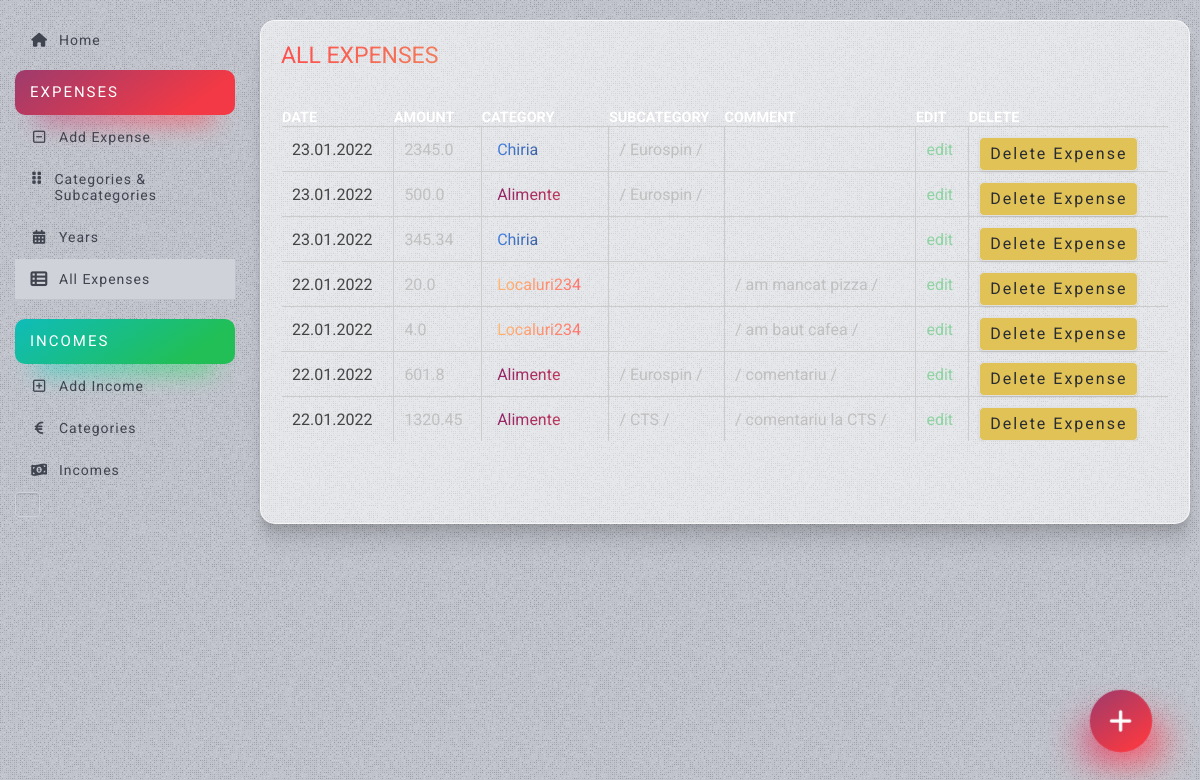
The app's page /all-expenses with its own data.
### tables this page shows
CREATE TABLE expenses
(
    id          INTEGER PRIMARY KEY AUTOINCREMENT,
    date        TIMESTAMP NOT NULL DEFAULT CURRENT_TIMESTAMP,
    sum         REAL      NOT NULL,
    category    INTEGER   NOT NULL,
    subcategory INTEGER   NOT NULL,
    comment     TEXT

);

CREATE TABLE categories
(
    id    INTEGER PRIMARY KEY AUTOINCREMENT,
    name  TEXT NOT NULL,
    color TEXT,
    state TEXT DEFAULT false
);

CREATE TABLE subcategories
(
    id          INTEGER PRIMARY KEY AUTOINCREMENT,
    name        TEXT    NOT NULL,
    category_id INTEGER NOT NULL,
    state       TEXT DEFAULT false

);

### app.py (the view)
@app.route('/all-expenses')
def all_expenses():
    conn = get_db_connection()
    all_expenses = conn.execute(
        'SELECT expenses.id,  strftime("%d.%m.%Y", date) as date_s, sum, categories.name as category, categories.color as color, subcategories.name as subcategory, comment FROM expenses LEFT JOIN categories on categories.id = expenses.category LEFT JOIN subcategories on subcategories.id = expenses.subcategory  ORDER BY date DESC').fetchall()
    conn.close()
    return render_template('all_expenses.html', title='All Expenses', gradient='text-gradient-red',
                           all_expenses=all_expenses)

### app.py (called while the page is built)
def get_db_connection():
    conn = sqlite3.connect('database.db')
    conn.row_factory = sqlite3.Row
    return conn

### templates/all_expenses.html
{% extends 'base.html' %} {% block content %}
	<div class="page_title {{ gradient }}" ><span >{% block title %} {{ title }} {% endblock %}</span ></div >
	<div class="content" >
		<div class=" mt-5" >
			<table >
				<thead >
				<tr >
					<th >Date</th >
					<th >Amount</th >
					<th >Category</th >
					<th >Subcategory</th >
					<th >Comment</th >
					<th >Edit</th >
					<th >Delete</th >
				</tr >
				</thead >
				<tbody >
				{% for id, date, sum, category, color, subcategory, comment in all_expenses %}
					<tr >
						<td >{{ date }}</td >
						<td >{{ sum }}</td >
						<td >
							{% if category == '' or category == None %}
								category deleted
							{% else %}
								<div style="padding: 3px 5px; border-radius: 6px; color: #fff"
										 class=" {{ color }}" >{{ category }}</div >
							{% endif %}
						</td >
						<td >{% if (subcategory != '') and (subcategory !=None) %}
							/ {{ subcategory }} /
						{% endif %}</td >
						<td >{% if (comment != '') and (comment !=None) %}
							<span > / {{ comment }} / </span >
						{% endif %}</td >
						<td >
							<a href="/{{ id }}/edit" >edit</a >
						</td >
						<td >
							<form action="{{ url_for('delete', id=id) }}" method="POST" class="mt-10 inline-block" >
								<input type="submit" value="Delete Expense" name="to-all" class="add-button"
											 onclick="return confirm('Are you sure you want to delete this post?')" />
							</form >
						</td >
					</tr >
				{% endfor %}
				</tbody >
			</table >
		</div >
	</div >
{% endblock %}

### static/css/table.css (style rules this page uses)
table { width: 100%; border-spacing: 0; border-radius: 10px; overflow: hidden; }
thead { visibility: hidden; position: absolute; width: 0; height: 0; }
th { color: #fff; }
td:nth-child(1) { color: #fff; border-radius: 1em 1em 0 0; }
th, td { padding: 1em; }
tr, td { display: block; }
td { position: relative; border: 1px solid #ccc; padding: 0 10px !important }
td::before { content: attr(data-label); position: absolute; left: 0; padding-left: 1em; font-weight: 600; font-size: .9em; text-transform: uppercase; }
tr { margin-bottom: 1.5em; border: 1px solid #ddd; border-radius: 1em; text-align: right; }
tr:last-of-type { margin-bottom: 0; }
td:nth-child(n+2):nth-child(odd) { background-color: #ddd; }
@media only screen and (min-width: 768px) { table { max-width: 1200px; margin: 0 auto; border: 1px solid #ddd; } }
@media only screen and (min-width: 768px) { thead { visibility: visible; position: relative; } }
@media only screen and (min-width: 768px) { th { text-align: left; text-transform: uppercase; font-size: .9em; } }
@media only screen and (min-width: 768px) { tr { display: table-row; border: none; border-radius: 0; text-align: left; } }
@media only screen and (min-width: 768px) { td { display: table-cell; } }
@media only screen and (min-width: 768px) { td::before { content: none; } }
@media only screen and (min-width: 768px) { td:nth-child(1) { background: transparent; color: #444; border-radius: 0; } }
@media only screen and (min-width: 768px) { td:nth-child(n+2):nth-child(odd) { background-color: transparent; } }

### records on screen
expenses: date "23.01.2022", sum "2345.0", name "Chiria", name "Eurospin"
expenses: date "23.01.2022", sum "500.0", name "Alimente", name "Eurospin"
expenses: date "23.01.2022", sum "345.34", name "Chiria"
expenses: date "22.01.2022", sum "20.0", name "Localuri234", comment "am mancat pizza"
expenses: date "22.01.2022", sum "4.0", name "Localuri234", comment "am baut cafea"
expenses: date "22.01.2022", sum "601.8", name "Alimente", name "Eurospin", comment "comentariu"
expenses: date "22.01.2022", sum "1320.45", name "Alimente", name "CTS", comment "comentariu la CTS"

### other values on screen
{{ title }} "ALL EXPENSES"
